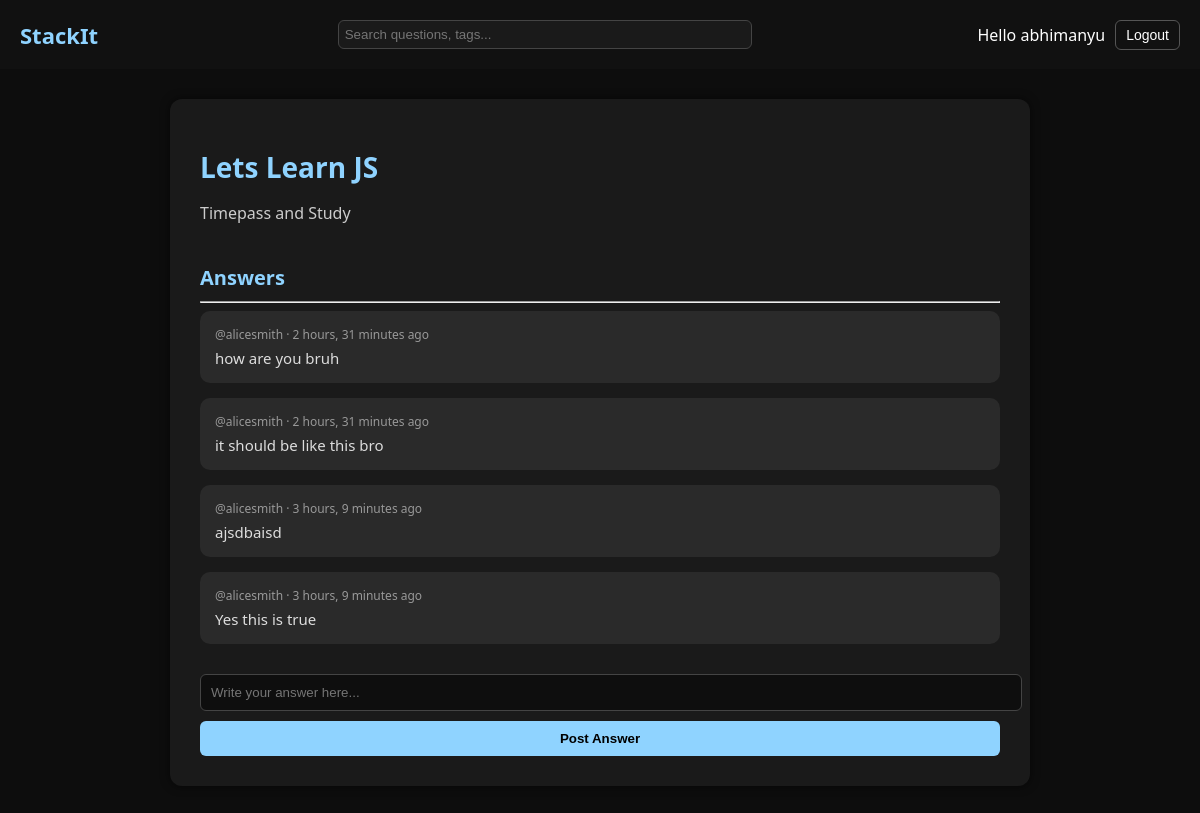
Screenshot of /room/1/ (signed in) with the database file from the repository.
### base/models.py (models this page shows, shortened)
class Room(models.Model):
    host = models.ForeignKey(User,on_delete=models.SET_NULL,null=True)
    topic = models.ForeignKey(Topic,on_delete=models.SET_NULL,null=True)
    name = models.CharField(max_length=200)
    description = models.TextField(null=True, blank=True)
    updated = models.DateTimeField(auto_now=True)
    created = models.DateTimeField(auto_now_add=True)
    class Meta:
        ordering = ['-updated','-created']

class Message(models.Model):
    user = models.ForeignKey(User, on_delete=models.CASCADE)
    room = models.ForeignKey(Room, on_delete=models.CASCADE)
    body = models.TextField()
    updated = models.DateTimeField(auto_now=True)
    created = models.DateTimeField(auto_now_add=True)

### base/views.py (the view, shortened to what this page needs)
# urls.py: path('room/<str:pk>/',views.room, name = 'room'),
def room(request, pk):
    room = Room.objects.get(id=pk)
    room_messages = room.message_set.all().order_by('-created')
    context = {
        "room": room,
        "room_messages": room_messages  # ✅ this must match the template
    }
    return render(request, 'base/room.html', context)

### base/templates/base/room.html (shortened to what this page needs)
{% extends 'main.html' %}
{% block content %}
<div class="room-container">
  <h1 class="room-title">{{ room.name }}</h1>
  <p class="room-description">{{ room.description }}</p>
  <div class="comment-wrapper">
    <h3>Answers</h3>
    <hr>
    {% if room_messages %}
      {% for message in room_messages %}
        <div class="comment">
          <small>@{{ message.user }} &middot; {{ message.created|timesince }} ago</small>
          <p>{{ message.body }}</p>
        </div>
      {% endfor %}
    {% else %}
      <p>No answers yet. Be the first to respond!</p>
    {% endif %}
  </div>
  {% if request.user.is_authenticated %}
    <div class="answer-form">
      <form method="POST" action="">
        <input type="text" name="body" placeholder="Write your answer here..." required>
        <input type="submit" value="Post Answer">
      </form>
    </div>
  {% else %}
    <p><a href="{% url 'login' %}">Log in</a> to post an answer.</p>
  {% endif %}
</div>
{% endblock %}

### templates/navbar.html (shortened to what this page needs)
<div class="navbar">
  <a class="navbar-logo" href="/">StackIt</a>
  <form class="navbar-form" method="GET" action="{% url 'home' %}">
    <input type="text" name="q" placeholder="Search questions, tags...">
  </form>
  <div class="navbar-buttons">
    {% if request.user.is_authenticated %}
      <span>Hello {{ request.user }}</span>
      <form method="POST" action="{% url 'logout' %}">
        <button type="submit">Logout</button>
      </form>
    {% else %}
      <a href="{% url 'login' %}">Login</a>
    {% endif %}
  </div>
</div>

### templates/main.html (style rules this page uses)
body { margin: 0; font-family: "Segoe UI", Tahoma, Geneva, Verdana, sans-serif; background-color: #0d0d0d; color: #e0e0e0; }
a { color: #8fd3ff; text-decoration: none; }

### templates/navbar.html (style rules this page uses)
.navbar { display: flex; flex-wrap: wrap; justify-content: space-between; align-items: center; background-color: #111; padding: 10px 20px; color: white; }
.navbar-logo { font-size: 22px; font-weight: bold; color: #8fd3ff; text-decoration: none; }
.navbar-form { flex-grow: 1; max-width: 400px; margin: 10px; }
.navbar-form input { width: 100%; padding: 6px; background-color: #1a1a1a; border: 1px solid #444; border-radius: 6px; color: white; }
.navbar-buttons { display: flex; gap: 10px; align-items: center; }
.navbar-buttons a, .navbar-buttons form button { background-color: transparent; border: 1px solid #555; border-radius: 6px; padding: 6px 10px; color: white; text-decoration: none; font-size: 14px; cursor: pointer; }

### base/templates/base/room.html (style rules this page uses)
.room-container { max-width: 800px; margin: 30px auto; background-color: #1a1a1a; padding: 30px; border-radius: 12px; box-shadow: 0 0 10px rgba(0,0,0,0.6); color: #e0e0e0; }
.room-title { font-size: 28px; font-weight: bold; color: #8fd3ff; margin-bottom: 10px; }
.room-description { font-size: 16px; color: #ccc; margin-bottom: 25px; }
.comment-wrapper { margin-top: 40px; }
.comment-wrapper h3 { margin-bottom: 10px; color: #8fd3ff; font-size: 20px; }
.comment { background-color: #2a2a2a; padding: 15px; border-radius: 10px; margin-bottom: 15px; position: relative; }
.comment small { display: block; color: #999; font-size: 12px; margin-bottom: 5px; }
.comment p { color: #ddd; font-size: 15px; margin: 0; }
.answer-form { margin-top: 30px; }
.answer-form form { display: flex; flex-direction: column; gap: 10px; }
.answer-form input[type="text"] { padding: 10px; background-color: #0e0e0e; color: white; border: 1px solid #444; border-radius: 6px; width: 100%; }
.answer-form input[type="submit"] { background-color: #8fd3ff; color: #000; font-weight: bold; padding: 10px; border: none; border-radius: 6px; cursor: pointer; transition: background-color 0.3s; }

### rows the page displays
Room: name "Lets Learn JS", description "Timepass and Study"
Message: user "alicesmith", created "2 hours, 31 minutes", body "how are you bruh"
Message: user "alicesmith", created "2 hours, 31 minutes", body "it should be like this bro"
Message: user "alicesmith", created "3 hours, 9 minutes", body "ajsdbaisd"
Message: user "alicesmith", created "3 hours, 9 minutes", body "Yes this is true"

### other values shown
{{ request.user }} "abhimanyu"
